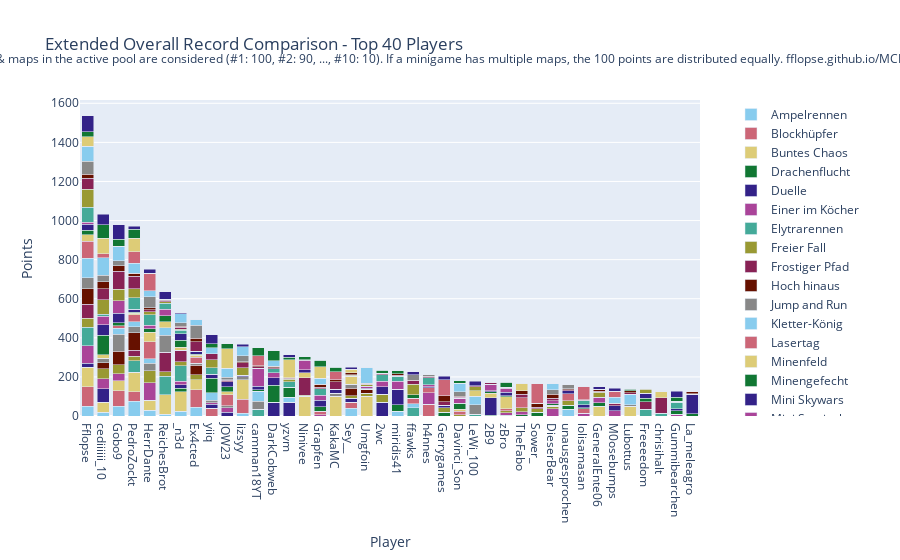

Notebook source saved alongside this figure:
### Code cell
import plotly.graph_objects as go

# Sum all columns to get the total score
outDf['Total'] = outDf.sum(axis=1)

# Sort by total score and fill N/A values with 0
outDf = outDf.sort_values(by='Total', ascending=False).fillna(0)

# Crop to top 10 players
cropDf = outDf.head(40).copy()

# Drop the 'Total' column for plotting
cropDf = cropDf.drop(columns=['Total'])

# Create a color palette
color_palette = px.colors.qualitative.Safe

# Create the stacked bar plot
fig = go.Figure()

for column in cropDf.columns.difference(['Player']):
    fig.add_trace(go.Bar(
        x=cropDf.index,
        y=cropDf[column],
        name=column,
        marker_color=color_palette[len(fig.data) % len(color_palette)]
    ))

# Update layout
fig.update_layout(
    barmode='stack',
    title='Extended Overall Record Comparison - Top 40 Players',
    xaxis=dict(title='Player'),
    yaxis=dict(title='Points'),
    #height=800,
    #width=1000,
    legend=dict(
        x=1.05,
        y=0.5,
        traceorder='normal',
        font=dict(size=12),
        bgcolor='rgba(255, 255, 255, 0)',
        bordercolor='rgba(0, 0, 0, 0)'
    ),
    margin=dict(r=200),  # Adjust right margin to make room for the legend
    annotations=[
        dict(
            x=0.5,
            y=1.1635,
            xref='paper',
            yref='paper',
            text='Max 100 points per minigame. Records #1 through #10 of games & maps in the active pool are considered (#1: 100, #2: 90, ..., #10: 10). If a minigame has multiple maps, the 100 points are distributed equally. fflopse.github.io/MCP-Records/data-analysis/global-ranking.ipynb',
            showarrow=False,
            font=dict(size=12),
            xanchor='center'
        )
    ]
)

fig.show()

# save the plot as an html file

fig.write_html('out/ext_overall_record_comparison.html')

### Figure 1 — Plotly figure (JSON) as saved in the notebook; plotly's stock layout.template omitted (floating-point values rounded to 4 significant figures)
{"data": [{"marker": {"color": "rgb(136, 204, 238)"}, "name": "Ampelrennen", "type": "bar", "x": ["Fflopse", "cediiiiii_10", "Gobo9", "PedroZockt", "HerrDante", "ReichesBrot", "_n3d", "Ex4cted", "yiiq", "JOW23", "lizsyy", "camman18YT", "DarkCobweb", "yzvm", "Ninivee", "Grapfen", "KakaMC", "Sey__", "Umgfoin", "2wc", "miridis41", "ffawks", "h4nnes", "Gerrygames", "Davinci_Son", "LeWi_100", "2B9", "zBro", "TheFabo", "Sower_", "DieserBear", "unausgesprochen", "lolisamasan", "GeneralEnte06", "M0osebumps", "Lubottus", "Freeeedom", "chrisihalt", "Gummibearchen", "La_meleagro"], "y": [50, 20, 50, 75, 30, 10, 25, 45, 0, 0, 15, 0, 0, 0, 0, 0, 0, 40, 0, 0, 25, 0, 0, 0, 0, 0, 0, 0, 0, 0, 0, 35, 0, 0, 0, 0, 0, 0, 0, 0]}, {"marker": {"color": "rgb(204, 102, 119)"}, "name": "Blockhüpfer", "type": "bar", "x": ["Fflopse", "cediiiiii_10", "Gobo9", "PedroZockt", "HerrDante", "ReichesBrot", "_n3d", "Ex4cted", "yiiq", "JOW23", "lizsyy", "camman18YT", "DarkCobweb", "yzvm", "Ninivee", "Grapfen", "KakaMC", "Sey__", "Umgfoin", "2wc", "miridis41", "ffawks", "h4nnes", "Gerrygames", "Davinci_Son", "LeWi_100", "2B9", "zBro", "TheFabo", "Sower_", "DieserBear", "unausgesprochen", "lolisamasan", "GeneralEnte06", "M0osebumps", "Lubottus", "Freeeedom", "chrisihalt", "Gummibearchen", "La_meleagro"], "y": [100, 0, 80, 50, 0, 0, 0, 90, 40, 0, 70, 0, 0, 0, 0, 0, 0, 30, 0, 0, 0, 0, 60, 0, 0, 0, 0, 0, 0, 0, 0, 0, 0, 0, 0, 0, 0, 0, 0, 0]}, {"marker": {"color": "rgb(221, 204, 119)"}, "name": "Buntes Chaos", "type": "bar", "x": ["Fflopse", "cediiiiii_10", "Gobo9", "PedroZockt", "HerrDante", "ReichesBrot", "_n3d", "Ex4cted", "yiiq", "JOW23", "lizsyy", "camman18YT", "DarkCobweb", "yzvm", "Ninivee", "Grapfen", "KakaMC", "Sey__", "Umgfoin", "2wc", "miridis41", "ffawks", "h4nnes", "Gerrygames", "Davinci_Son", "LeWi_100", "2B9", "zBro", "TheFabo", "Sower_", "DieserBear", "unausgesprochen", "lolisamasan", "GeneralEnte06", "M0osebumps", "Lubottus", "Freeeedom", "chrisihalt", "Gummibearchen", "La_meleagro"], "y": [100, 50, 50, 100, 50, 100, 100, 50, 0, 0, 100, 0, 0, 0, 100, 0, 100, 0, 100, 0, 0, 0, 0, 0, 0, 0, 0, 0, 0, 0, 0, 0, 0, 50, 0, 50, 0, 0, 0, 0]}, {"marker": {"color": "rgb(17, 119, 51)"}, "name": "Drachenflucht", "type": "bar", "x": ["Fflopse", "cediiiiii_10", "Gobo9", "PedroZockt", "HerrDante", "ReichesBrot", "_n3d", "Ex4cted", "yiiq", "JOW23", "lizsyy", "camman18YT", "DarkCobweb", "yzvm", "Ninivee", "Grapfen", "KakaMC", "Sey__", "Umgfoin", "2wc", "miridis41", "ffawks", "h4nnes", "Gerrygames", "Davinci_Son", "LeWi_100", "2B9", "zBro", "TheFabo", "Sower_", "DieserBear", "unausgesprochen", "lolisamasan", "GeneralEnte06", "M0osebumps", "Lubottus", "Freeeedom", "chrisihalt", "Gummibearchen", "La_meleagro"], "y": [0, 0, 0, 0, 0, 0, 16, 0, 0, 0, 0, 0, 0, 0, 0, 0, 0, 0, 0, 0, 32, 0, 0, 18, 0, 0, 4, 4, 6, 18, 0, 20, 0, 0, 0, 0, 0, 0, 0, 12]}, {"marker": {"color": "rgb(51, 34, 136)"}, "name": "Duelle", "type": "bar", "x": ["Fflopse", "cediiiiii_10", "Gobo9", "PedroZockt", "HerrDante", "ReichesBrot", "_n3d", "Ex4cted", "yiiq", "JOW23", "lizsyy", "camman18YT", "DarkCobweb", "yzvm", "Ninivee", "Grapfen", "KakaMC", "Sey__", "Umgfoin", "2wc", "miridis41", "ffawks", "h4nnes", "Gerrygames", "Davinci_Son", "LeWi_100", "2B9", "zBro", "TheFabo", "Sower_", "DieserBear", "unausgesprochen", "lolisamasan", "GeneralEnte06", "M0osebumps", "Lubottus", "Freeeedom", "chrisihalt", "Gummibearchen", "La_meleagro"], "y": [20, 70, 0, 0, 0, 0, 20, 0, 20, 20, 0, 0, 70, 70, 0, 0, 0, 20, 0, 70, 80, 0, 0, 0, 0, 0, 90, 0, 0, 0, 0, 0, 0, 0, 0, 0, 0, 0, 0, 100]}, {"marker": {"color": "rgb(170, 68, 153)"}, "name": "Einer im Köcher", "type": "bar", "x": ["Fflopse", "cediiiiii_10", "Gobo9", "PedroZockt", "HerrDante", "ReichesBrot", "_n3d", "Ex4cted", "yiiq", "JOW23", "lizsyy", "camman18YT", "DarkCobweb", "yzvm", "Ninivee", "Grapfen", "KakaMC", "Sey__", "Umgfoin", "2wc", "miridis41", "ffawks", "h4nnes", "Gerrygames", "Davinci_Son", "LeWi_100", "2B9", "zBro", "TheFabo", "Sower_", "DieserBear", "unausgesprochen", "lolisamasan", "GeneralEnte06", "M0osebumps", "Lubottus", "Freeeedom", "chrisihalt", "Gummibearchen", "La_meleagro"], "y": [90, 50, 36.67, 0, 90, 0, 16.67, 0, 6.667, 23.33, 0, 0, 0, 0, 0, 6.667, 0, 0, 0, 0, 0, 0, 60, 0, 0, 0, 0, 13.33, 16.67, 0, 36.67, 0, 13.33, 0, 26.67, 0, 0, 0, 10, 0]}, {"marker": {"color": "rgb(68, 170, 153)"}, "name": "Elytrarennen", "type": "bar", "x": ["Fflopse", "cediiiiii_10", "Gobo9", "PedroZockt", "HerrDante", "ReichesBrot", "_n3d", "Ex4cted", "yiiq", "JOW23", "lizsyy", "camman18YT", "DarkCobweb", "yzvm", "Ninivee", "Grapfen", "KakaMC", "Sey__", "Umgfoin", "2wc", "miridis41", "ffawks", "h4nnes", "Gerrygames", "Davinci_Son", "LeWi_100", "2B9", "zBro", "TheFabo", "Sower_", "DieserBear", "unausgesprochen", "lolisamasan", "GeneralEnte06", "M0osebumps", "Lubottus", "Freeeedom", "chrisihalt", "Gummibearchen", "La_meleagro"], "y": [93.33, 0, 0, 56.67, 0, 93.33, 80, 0, 0, 0, 0, 33.33, 0, 0, 0, 0, 0, 0, 0, 0, 0, 43.33, 0, 0, 0, 10, 0, 0, 0, 0, 0, 0, 0, 0, 0, 0, 33.33, 13.33, 0, 0]}, {"marker": {"color": "rgb(153, 153, 51)"}, "name": "Freier Fall", "type": "bar", "x": ["Fflopse", "cediiiiii_10", "Gobo9", "PedroZockt", "HerrDante", "ReichesBrot", "_n3d", "Ex4cted", "yiiq", "JOW23", "lizsyy", "camman18YT", "DarkCobweb", "yzvm", "Ninivee", "Grapfen", "KakaMC", "Sey__", "Umgfoin", "2wc", "miridis41", "ffawks", "h4nnes", "Gerrygames", "Davinci_Son", "LeWi_100", "2B9", "zBro", "TheFabo", "Sower_", "DieserBear", "unausgesprochen", "lolisamasan", "GeneralEnte06", "M0osebumps", "Lubottus", "Freeeedom", "chrisihalt", "Gummibearchen", "La_meleagro"], "y": [47.5, 52.5, 45, 25, 62.5, 22.5, 20, 25, 0, 0, 0, 0, 0, 0, 5, 0, 0, 12.5, 17.5, 42.5, 0, 0, 0, 25, 7.5, 0, 0, 10, 20, 20, 12.5, 22.5, 0, 0, 0, 0, 0, 0, 0, 0]}, {"marker": {"color": "rgb(136, 34, 85)"}, "name": "Frostiger Pfad", "type": "bar", "x": ["Fflopse", "cediiiiii_10", "Gobo9", "PedroZockt", "HerrDante", "ReichesBrot", "_n3d", "Ex4cted", "yiiq", "JOW23", "lizsyy", "camman18YT", "DarkCobweb", "yzvm", "Ninivee", "Grapfen", "KakaMC", "Sey__", "Umgfoin", "2wc", "miridis41", "ffawks", "h4nnes", "Gerrygames", "Davinci_Son", "LeWi_100", "2B9", "zBro", "TheFabo", "Sower_", "DieserBear", "unausgesprochen", "lolisamasan", "GeneralEnte06", "M0osebumps", "Lubottus", "Freeeedom", "chrisihalt", "Gummibearchen", "La_meleagro"], "y": [70, 0, 0, 30, 0, 100, 60, 0, 0, 0, 0, 0, 0, 0, 90, 0, 0, 0, 0, 0, 0, 0, 0, 0, 0, 0, 0, 0, 0, 0, 0, 0, 0, 0, 0, 0, 40, 80, 0, 0]}, {"marker": {"color": "rgb(102, 17, 0)"}, "name": "Hoch hinaus", "type": "bar", "x": ["Fflopse", "cediiiiii_10", "Gobo9", "PedroZockt", "HerrDante", "ReichesBrot", "_n3d", "Ex4cted", "yiiq", "JOW23", "lizsyy", "camman18YT", "DarkCobweb", "yzvm", "Ninivee", "Grapfen", "KakaMC", "Sey__", "Umgfoin", "2wc", "miridis41", "ffawks", "h4nnes", "Gerrygames", "Davinci_Son", "LeWi_100", "2B9", "zBro", "TheFabo", "Sower_", "DieserBear", "unausgesprochen", "lolisamasan", "GeneralEnte06", "M0osebumps", "Lubottus", "Freeeedom", "chrisihalt", "Gummibearchen", "La_meleagro"], "y": [80, 30, 70, 90, 0, 0, 0, 50, 0, 0, 0, 0, 0, 0, 0, 0, 0, 40, 20, 0, 0, 0, 0, 0, 0, 0, 0, 0, 0, 0, 0, 0, 0, 0, 0, 0, 0, 0, 0, 0]}, {"marker": {"color": "rgb(136, 136, 136)"}, "name": "Jump and Run", "type": "bar", "x": ["Fflopse", "cediiiiii_10", "Gobo9", "PedroZockt", "HerrDante", "ReichesBrot", "_n3d", "Ex4cted", "yiiq", "JOW23", "lizsyy", "camman18YT", "DarkCobweb", "yzvm", "Ninivee", "Grapfen", "KakaMC", "Sey__", "Umgfoin", "2wc", "miridis41", "ffawks", "h4nnes", "Gerrygames", "Davinci_Son", "LeWi_100", "2B9", "zBro", "TheFabo", "Sower_", "DieserBear", "unausgesprochen", "lolisamasan", "GeneralEnte06", "M0osebumps", "Lubottus", "Freeeedom", "chrisihalt", "Gummibearchen", "La_meleagro"], "y": [56.67, 23.33, 86.67, 30, 36.67, 86.67, 0, 10, 13.33, 10, 16.67, 43.33, 0, 0, 0, 0, 16.67, 20, 0, 0, 0, 0, 0, 0, 0, 46.67, 0, 0, 0, 0, 0, 0, 0, 0, 0, 6.667, 0, 0, 0, 0]}, {"marker": {"color": "rgb(136, 204, 238)"}, "name": "Kletter-König", "type": "bar", "x": ["Fflopse", "cediiiiii_10", "Gobo9", "PedroZockt", "HerrDante", "ReichesBrot", "_n3d", "Ex4cted", "yiiq", "JOW23", "lizsyy", "camman18YT", "DarkCobweb", "yzvm", "Ninivee", "Grapfen", "KakaMC", "Sey__", "Umgfoin", "2wc", "miridis41", "ffawks", "h4nnes", "Gerrygames", "Davinci_Son", "LeWi_100", "2B9", "zBro", "TheFabo", "Sower_", "DieserBear", "unausgesprochen", "lolisamasan", "GeneralEnte06", "M0osebumps", "Lubottus", "Freeeedom", "chrisihalt", "Gummibearchen", "La_meleagro"], "y": [100, 0, 30, 25, 25, 40, 0, 0, 40, 0, 0, 50, 0, 25, 0, 0, 0, 0, 0, 0, 0, 20, 0, 0, 0, 45, 0, 0, 0, 0, 0, 0, 0, 0, 0, 55, 0, 0, 0, 0]}, {"marker": {"color": "rgb(204, 102, 119)"}, "name": "Lasertag", "type": "bar", "x": ["Fflopse", "cediiiiii_10", "Gobo9", "PedroZockt", "HerrDante", "ReichesBrot", "_n3d", "Ex4cted", "yiiq", "JOW23", "lizsyy", "camman18YT", "DarkCobweb", "yzvm", "Ninivee", "Grapfen", "KakaMC", "Sey__", "Umgfoin", "2wc", "miridis41", "ffawks", "h4nnes", "Gerrygames", "Davinci_Son", "LeWi_100", "2B9", "zBro", "TheFabo", "Sower_", "DieserBear", "unausgesprochen", "lolisamasan", "GeneralEnte06", "M0osebumps", "Lubottus", "Freeeedom", "chrisihalt", "Gummibearchen", "La_meleagro"], "y": [86.67, 0, 13.33, 36.67, 86.67, 0, 0, 30, 0, 56.67, 0, 0, 0, 0, 0, 16.67, 0, 0, 0, 0, 0, 26.67, 23.33, 0, 16.67, 0, 0, 10, 50, 0, 6.667, 36.67, 23.33, 0, 0, 0, 0, 0, 0, 0]}, {"marker": {"color": "rgb(221, 204, 119)"}, "name": "Minenfeld", "type": "bar", "x": ["Fflopse", "cediiiiii_10", "Gobo9", "PedroZockt", "HerrDante", "ReichesBrot", "_n3d", "Ex4cted", "yiiq", "JOW23", "lizsyy", "camman18YT", "DarkCobweb", "yzvm", "Ninivee", "Grapfen", "KakaMC", "Sey__", "Umgfoin", "2wc", "miridis41", "ffawks", "h4nnes", "Gerrygames", "Davinci_Son", "LeWi_100", "2B9", "zBro", "TheFabo", "Sower_", "DieserBear", "unausgesprochen", "lolisamasan", "GeneralEnte06", "M0osebumps", "Lubottus", "Freeeedom", "chrisihalt", "Gummibearchen", "La_meleagro"], "y": [33.33, 16.67, 0, 6.667, 46.67, 30, 13.33, 10, 0, 13.33, 0, 0, 0, 0, 26.67, 0, 0, 40, 0, 0, 0, 0, 0, 0, 10, 26.67, 23.33, 60, 0, 0, 0, 0, 0, 0, 0, 0, 0, 33.33, 0, 0]}, {"marker": {"color": "rgb(17, 119, 51)"}, "name": "Minengefecht", "type": "bar", "x": ["Fflopse", "cediiiiii_10", "Gobo9", "PedroZockt", "HerrDante", "ReichesBrot", "_n3d", "Ex4cted", "yiiq", "JOW23", "lizsyy", "camman18YT", "DarkCobweb", "yzvm", "Ninivee", "Grapfen", "KakaMC", "Sey__", "Umgfoin", "2wc", "miridis41", "ffawks", "h4nnes", "Gerrygames", "Davinci_Son", "LeWi_100", "2B9", "zBro", "TheFabo", "Sower_", "DieserBear", "unausgesprochen", "lolisamasan", "GeneralEnte06", "M0osebumps", "Lubottus", "Freeeedom", "chrisihalt", "Gummibearchen", "La_meleagro"], "y": [23.33, 100, 16.67, 6.667, 20, 30, 36.67, 6.667, 73.33, 26.67, 0, 6.667, 86.67, 53.33, 0, 23.33, 0, 0, 0, 0, 0, 20, 0, 0, 30, 0, 6.667, 6.667, 0, 0, 6.667, 0, 6.667, 16.67, 0, 0, 16.67, 0, 16.67, 0]}, {"marker": {"color": "rgb(51, 34, 136)"}, "name": "Mini Skywars", "type": "bar", "x": ["Fflopse", "cediiiiii_10", "Gobo9", "PedroZockt", "HerrDante", "ReichesBrot", "_n3d", "Ex4cted", "yiiq", "JOW23", "lizsyy", "camman18YT", "DarkCobweb", "yzvm", "Ninivee", "Grapfen", "KakaMC", "Sey__", "Umgfoin", "2wc", "miridis41", "ffawks", "h4nnes", "Gerrygames", "Davinci_Son", "LeWi_100", "2B9", "zBro", "TheFabo", "Sower_", "DieserBear", "unausgesprochen", "lolisamasan", "GeneralEnte06", "M0osebumps", "Lubottus", "Freeeedom", "chrisihalt", "Gummibearchen", "La_meleagro"], "y": [30, 54, 48, 14, 0, 0, 32, 14, 20, 26, 6, 20, 38, 0, 14, 34, 20, 0, 4, 38, 0, 0, 6, 12, 0, 0, 6, 18, 0, 0, 0, 16, 14, 0, 26, 0, 26, 0, 10, 0]}, {"marker": {"color": "rgb(170, 68, 153)"}, "name": "Mini Survivalgames", "type": "bar", "x": ["Fflopse", "cediiiiii_10", "Gobo9", "PedroZockt", "HerrDante", "ReichesBrot", "_n3d", "Ex4cted", "yiiq", "JOW23", "lizsyy", "camman18YT", "DarkCobweb", "yzvm", "Ninivee", "Grapfen", "KakaMC", "Sey__", "Umgfoin", "2wc", "miridis41", "ffawks", "h4nnes", "Gerrygames", "Davinci_Son", "LeWi_100", "2B9", "zBro", "TheFabo", "Sower_", "DieserBear", "unausgesprochen", "lolisamasan", "GeneralEnte06", "M0osebumps", "Lubottus", "Freeeedom", "chrisihalt", "Gummibearchen", "La_meleagro"], "y": [10, 43.33, 63.33, 0, 16.67, 33.33, 0, 0, 0, 0, 0, 90, 26.67, 0, 46.67, 26.67, 0, 0, 10, 26.67, 40, 0, 10, 0, 26.67, 0, 33.33, 16.67, 0, 0, 16.67, 0, 0, 30, 0, 0, 0, 0, 0, 0]}, {"marker": {"color": "rgb(68, 170, 153)"}, "name": "Paintball", "type": "bar", "x": ["Fflopse", "cediiiiii_10", "Gobo9", "PedroZockt", "HerrDante", "ReichesBrot", "_n3d", "Ex4cted", "yiiq", "JOW23", "lizsyy", "camman18YT", "DarkCobweb", "yzvm", "Ninivee", "Grapfen", "KakaMC", "Sey__", "Umgfoin", "2wc", "miridis41", "ffawks", "h4nnes", "Gerrygames", "Davinci_Son", "LeWi_100", "2B9", "zBro", "TheFabo", "Sower_", "DieserBear", "unausgesprochen", "lolisamasan", "GeneralEnte06", "M0osebumps", "Lubottus", "Freeeedom", "chrisihalt", "Gummibearchen", "La_meleagro"], "y": [76.67, 10, 0, 60, 53.33, 30, 20, 0, 33.33, 0, 0, 0, 20, 26.67, 0, 33.33, 0, 0, 0, 33.33, 26.67, 0, 36.67, 0, 0, 0, 0, 0, 0, 0, 0, 0, 20, 0, 0, 0, 0, 0, 33.33, 0]}, {"marker": {"color": "rgb(153, 153, 51)"}, "name": "Pferderennen", "type": "bar", "x": ["Fflopse", "cediiiiii_10", "Gobo9", "PedroZockt", "HerrDante", "ReichesBrot", "_n3d", "Ex4cted", "yiiq", "JOW23", "lizsyy", "camman18YT", "DarkCobweb", "yzvm", "Ninivee", "Grapfen", "KakaMC", "Sey__", "Umgfoin", "2wc", "miridis41", "ffawks", "h4nnes", "Gerrygames", "Davinci_Son", "LeWi_100", "2B9", "zBro", "TheFabo", "Sower_", "DieserBear", "unausgesprochen", "lolisamasan", "GeneralEnte06", "M0osebumps", "Lubottus", "Freeeedom", "chrisihalt", "Gummibearchen", "La_meleagro"], "y": [91.67, 75, 60, 46.67, 15, 10, 5, 0, 40, 0, 40, 0, 0, 13.33, 0, 0, 0, 5, 8.333, 0, 0, 53.33, 0, 0, 0, 21.67, 0, 0, 0, 0, 0, 0, 0, 25, 0, 0, 20, 0, 0, 0]}, {"marker": {"color": "rgb(136, 34, 85)"}, "name": "Replika", "type": "bar", "x": ["Fflopse", "cediiiiii_10", "Gobo9", "PedroZockt", "HerrDante", "ReichesBrot", "_n3d", "Ex4cted", "yiiq", "JOW23", "lizsyy", "camman18YT", "DarkCobweb", "yzvm", "Ninivee", "Grapfen", "KakaMC", "Sey__", "Umgfoin", "2wc", "miridis41", "ffawks", "h4nnes", "Gerrygames", "Davinci_Son", "LeWi_100", "2B9", "zBro", "TheFabo", "Sower_", "DieserBear", "unausgesprochen", "lolisamasan", "GeneralEnte06", "M0osebumps", "Lubottus", "Freeeedom", "chrisihalt", "Gummibearchen", "La_meleagro"], "y": [56.83, 56.06, 90.96, 61.63, 12.31, 7.212, 8.942, 49.62, 31.35, 6.538, 23.94, 8.942, 5.865, 4.038, 4.038, 5.769, 38.27, 4.038, 3.846, 8.75, 5, 16.73, 3.846, 17.5, 6.25, 4.038, 5.962, 4.615, 17.98, 5.962, 11.44, 5.192, 4.038, 4.423, 9.519, 7.115, 4.135, 3.462, 5.769, 3.077]}, {"marker": {"color": "rgb(102, 17, 0)"}, "name": "Sammelwahn", "type": "bar", "x": ["Fflopse", "cediiiiii_10", "Gobo9", "PedroZockt", "HerrDante", "ReichesBrot", "_n3d", "Ex4cted", "yiiq", "JOW23", "lizsyy", "camman18YT", "DarkCobweb", "yzvm", "Ninivee", "Grapfen", "KakaMC", "Sey__", "Umgfoin", "2wc", "miridis41", "ffawks", "h4nnes", "Gerrygames", "Davinci_Son", "LeWi_100", "2B9", "zBro", "TheFabo", "Sower_", "DieserBear", "unausgesprochen", "lolisamasan", "GeneralEnte06", "M0osebumps", "Lubottus", "Freeeedom", "chrisihalt", "Gummibearchen", "La_meleagro"], "y": [20.5, 36.25, 28.25, 16.75, 10.25, 3.5, 4.75, 17, 0, 4, 5, 6, 6.75, 4.5, 2.25, 15.75, 10.75, 8.5, 5, 0, 7, 3, 4.75, 31.75, 3.25, 0, 2.5, 3.5, 17.75, 21.75, 21.25, 3.25, 1.25, 10.75, 3.5, 10.25, 0, 1.25, 0, 11]}, {"marker": {"color": "rgb(136, 136, 136)"}, "name": "Schießstand", "type": "bar", "x": ["Fflopse", "cediiiiii_10", "Gobo9", "PedroZockt", "HerrDante", "ReichesBrot", "_n3d", "Ex4cted", "yiiq", "JOW23", "lizsyy", "camman18YT", "DarkCobweb", "yzvm", "Ninivee", "Grapfen", "KakaMC", "Sey__", "Umgfoin", "2wc", "miridis41", "ffawks", "h4nnes", "Gerrygames", "Davinci_Son", "LeWi_100", "2B9", "zBro", "TheFabo", "Sower_", "DieserBear", "unausgesprochen", "lolisamasan", "GeneralEnte06", "M0osebumps", "Lubottus", "Freeeedom", "chrisihalt", "Gummibearchen", "La_meleagro"], "y": [67.5, 32.5, 25, 0, 55, 0, 20, 67.5, 0, 12.5, 32.5, 0, 0, 0, 0, 0, 0, 0, 0, 0, 0, 27.5, 7.5, 0, 22.5, 0, 0, 0, 0, 0, 22.5, 22.5, 0, 0, 0, 0, 0, 0, 0, 0]}, {"marker": {"color": "rgb(136, 204, 238)"}, "name": "Spleef", "type": "bar", "x": ["Fflopse", "cediiiiii_10", "Gobo9", "PedroZockt", "HerrDante", "ReichesBrot", "_n3d", "Ex4cted", "yiiq", "JOW23", "lizsyy", "camman18YT", "DarkCobweb", "yzvm", "Ninivee", "Grapfen", "KakaMC", "Sey__", "Umgfoin", "2wc", "miridis41", "ffawks", "h4nnes", "Gerrygames", "Davinci_Son", "LeWi_100", "2B9", "zBro", "TheFabo", "Sower_", "DieserBear", "unausgesprochen", "lolisamasan", "GeneralEnte06", "M0osebumps", "Lubottus", "Freeeedom", "chrisihalt", "Gummibearchen", "La_meleagro"], "y": [75, 90, 75, 50, 30, 0, 45, 30, 30, 45, 45, 0, 30, 0, 0, 30, 0, 0, 80, 0, 0, 0, 0, 0, 45, 0, 0, 0, 0, 0, 30, 0, 0, 0, 30, 0, 0, 0, 0, 0]}, {"marker": {"color": "rgb(204, 102, 119)"}, "name": "Todeswürfel", "type": "bar", "x": ["Fflopse", "cediiiiii_10", "Gobo9", "PedroZockt", "HerrDante", "ReichesBrot", "_n3d", "Ex4cted", "yiiq", "JOW23", "lizsyy", "camman18YT", "DarkCobweb", "yzvm", "Ninivee", "Grapfen", "KakaMC", "Sey__", "Umgfoin", "2wc", "miridis41", "ffawks", "h4nnes", "Gerrygames", "Davinci_Son", "LeWi_100", "2B9", "zBro", "TheFabo", "Sower_", "DieserBear", "unausgesprochen", "lolisamasan", "GeneralEnte06", "M0osebumps", "Lubottus", "Freeeedom", "chrisihalt", "Gummibearchen", "La_meleagro"], "y": [0, 20, 0, 60, 90, 0, 0, 0, 0, 0, 0, 50, 0, 0, 0, 0, 40, 0, 0, 0, 0, 0, 0, 80, 0, 0, 0, 0, 0, 100, 0, 0, 70, 0, 30, 0, 0, 0, 0, 0]}, {"marker": {"color": "rgb(221, 204, 119)"}, "name": "Waffenfolge", "type": "bar", "x": ["Fflopse", "cediiiiii_10", "Gobo9", "PedroZockt", "HerrDante", "ReichesBrot", "_n3d", "Ex4cted", "yiiq", "JOW23", "lizsyy", "camman18YT", "DarkCobweb", "yzvm", "Ninivee", "Grapfen", "KakaMC", "Sey__", "Umgfoin", "2wc", "miridis41", "ffawks", "h4nnes", "Gerrygames", "Davinci_Son", "LeWi_100", "2B9", "zBro", "TheFabo", "Sower_", "DieserBear", "unausgesprochen", "lolisamasan", "GeneralEnte06", "M0osebumps", "Lubottus", "Freeeedom", "chrisihalt", "Gummibearchen", "La_meleagro"], "y": [50, 80, 0, 70, 0, 0, 0, 0, 0, 100, 0, 0, 0, 90, 0, 60, 0, 20, 0, 0, 0, 0, 0, 0, 0, 0, 0, 0, 40, 0, 0, 0, 0, 0, 0, 0, 0, 0, 0, 0]}, {"marker": {"color": "rgb(17, 119, 51)"}, "name": "Walls", "type": "bar", "x": ["Fflopse", "cediiiiii_10", "Gobo9", "PedroZockt", "HerrDante", "ReichesBrot", "_n3d", "Ex4cted", "yiiq", "JOW23", "lizsyy", "camman18YT", "DarkCobweb", "yzvm", "Ninivee", "Grapfen", "KakaMC", "Sey__", "Umgfoin", "2wc", "miridis41", "ffawks", "h4nnes", "Gerrygames", "Davinci_Son", "LeWi_100", "2B9", "zBro", "TheFabo", "Sower_", "DieserBear", "unausgesprochen", "lolisamasan", "GeneralEnte06", "M0osebumps", "Lubottus", "Freeeedom", "chrisihalt", "Gummibearchen", "La_meleagro"], "y": [25, 70, 35, 45, 0, 0, 0, 0, 22.5, 25, 0, 40, 50, 12.5, 15, 32.5, 25, 0, 0, 15, 15, 0, 0, 0, 12.5, 0, 0, 25, 0, 0, 0, 0, 0, 0, 0, 7.5, 0, 0, 20, 0]}, {"marker": {"color": "rgb(51, 34, 136)"}, "name": "Wettrennen", "type": "bar", "x": ["Fflopse", "cediiiiii_10", "Gobo9", "PedroZockt", "HerrDante", "ReichesBrot", "_n3d", "Ex4cted", "yiiq", "JOW23", "lizsyy", "camman18YT", "DarkCobweb", "yzvm", "Ninivee", "Grapfen", "KakaMC", "Sey__", "Umgfoin", "2wc", "miridis41", "ffawks", "h4nnes", "Gerrygames", "Davinci_Son", "LeWi_100", "2B9", "zBro", "TheFabo", "Sower_", "DieserBear", "unausgesprochen", "lolisamasan", "GeneralEnte06", "M0osebumps", "Lubottus", "Freeeedom", "chrisihalt", "Gummibearchen", "La_meleagro"], "y": [82, 52, 74, 16, 20, 40, 6, 0, 44, 0, 14, 0, 0, 14, 0, 0, 0, 10, 0, 0, 0, 16, 0, 20, 0, 24, 0, 0, 0, 0, 0, 0, 0, 14, 16, 4, 0, 0, 32, 0]}], "layout": {"annotations": [{"font": {"size": 12}, "showarrow": false, "text": "Max 100 points per minigame. Records #1 through #10 of games & maps in the active pool are considered (#1: 100, #2: 90, ..., #10: 10). If a minigame has multiple maps, the 100 points are distributed equally. fflopse.github.io/MCP-Records/data-analysis/global-ranking.ipynb", "x": 0.5, "xanchor": "center", "xref": "paper", "y": 1.163, "yref": "paper"}], "barmode": "stack", "legend": {"bgcolor": "rgba(255, 255, 255, 0)", "bordercolor": "rgba(0, 0, 0, 0)", "font": {"size": 12}, "traceorder": "normal", "x": 1.05, "y": 0.5}, "margin": {"r": 200}, "title": {"text": "Extended Overall Record Comparison - Top 40 Players"}, "xaxis": {"title": {"text": "Player"}}, "yaxis": {"title": {"text": "Points"}}}}
